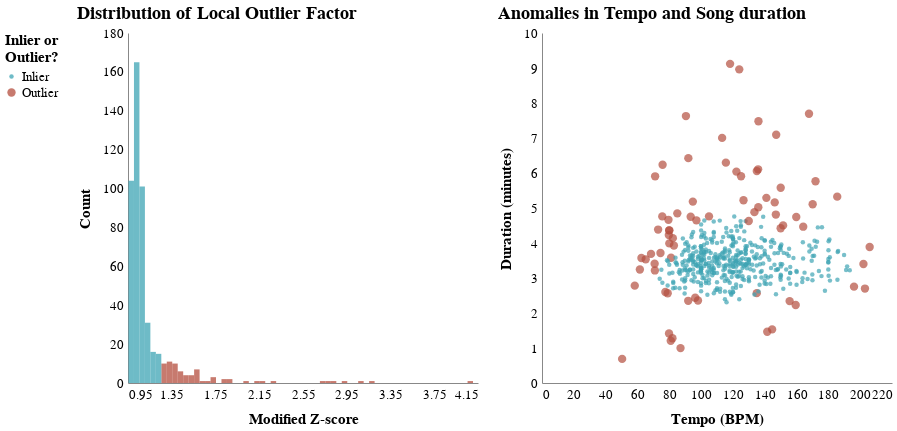

The cell this chart's notebook holds for it:
### Code cell
histogram_lof_anomalies_02 = plot_histogram_metric_outliers(df_02, 'local_outlier_factor', 'outliers_lof',
                                                              'Modified Z-score', brush, 0.05,
                                                              'Distribution of Local Outlier Factor')
scatterplot_lof_anomalies_02 = plot_features_outliers(df_02, 'tempo', 'duration_minutes',
                                                        "Tempo (BPM)", "Duration (minutes)",
                                                        'outliers_lof', tooltips_lof, brush,
                                                        ["Anomalies in Tempo and Song duration"])
grid_lof_anomalies_02 = (histogram_lof_anomalies_02|scatterplot_lof_anomalies_02)
grid_lof_anomalies_02 = set_plot_configurations(plot=grid_lof_anomalies_02, fontFam='Georgia')
grid_lof_anomalies_02

### Figure 1 — Vega-Lite specification as saved in the notebook (floating-point values rounded to 4 significant figures; data arrays with more than 128 entries replaced by an {"elided": "..."} marker saying what was removed)
{"config": {"view": {"continuousWidth": 400, "continuousHeight": 300, "strokeWidth": 0}, "axis": {"grid": false, "labelFontSize": 13, "labelPadding": 5, "ticks": false, "titleFontSize": 15, "titlePadding": 10}, "font": "Georgia"}, "hconcat": [{"mark": {"type": "bar", "binSpacing": 0, "opacity": 0.75}, "encoding": {"color": {"field": "outliers_lof", "legend": {"labelFontSize": 13, "orient": "left", "title": ["Inlier or", "Outlier?"], "titleFontSize": 15}, "scale": {"domain": ["Inlier", "Outlier"], "range": ["#3EA4B4", "#B44E3E"]}, "type": "nominal"}, "x": {"axis": {"title": "Modified Z-score"}, "bin": {"step": 0.05}, "field": "local_outlier_factor", "type": "quantitative"}, "y": {"aggregate": "count", "axis": {"title": "Count"}, "type": "quantitative"}}, "height": 350, "selection": {"selector001": {"type": "interval"}}, "title": {"text": "Distribution of Local Outlier Factor", "anchor": "start", "fontSize": 18}, "width": 350}, {"mark": {"type": "circle", "opacity": 0.7}, "encoding": {"color": {"condition": {"field": "outliers_lof", "type": "nominal", "selection": "selector001"}, "value": "lightgray"}, "size": {"field": "outliers_lof", "legend": null, "scale": {"range": [20, 70]}, "type": "nominal"}, "tooltip": [{"field": "name", "title": "Song", "type": "nominal"}, {"field": "artist", "title": "Artist", "type": "nominal"}, {"field": "album", "title": "Album", "type": "nominal"}, {"field": "local_outlier_factor", "title": "LOF", "type": "quantitative"}, {"field": "tempo", "title": "Tempo (BPM)", "type": "quantitative"}, {"field": "duration_minutes", "title": "Duration (minutes)", "type": "quantitative"}], "x": {"axis": {"title": "Tempo (BPM)"}, "field": "tempo", "type": "quantitative"}, "y": {"axis": {"title": "Duration (minutes)"}, "field": "duration_minutes", "type": "quantitative"}}, "height": 350, "selection": {"selector001": {"type": "interval"}}, "title": {"text": ["Anomalies in Tempo and Song duration"], "anchor": "start", "fontSize": 18}, "width": 350}], "data": {"name": "data-5f060c3baefa72d2d383386f36de95c8"}, "$schema": "https://vega.github.io/schema/vega-lite/v4.17.0.json", "datasets": {"data-5f060c3baefa72d2d383386f36de95c8": {"elided": "504 records"}}}
